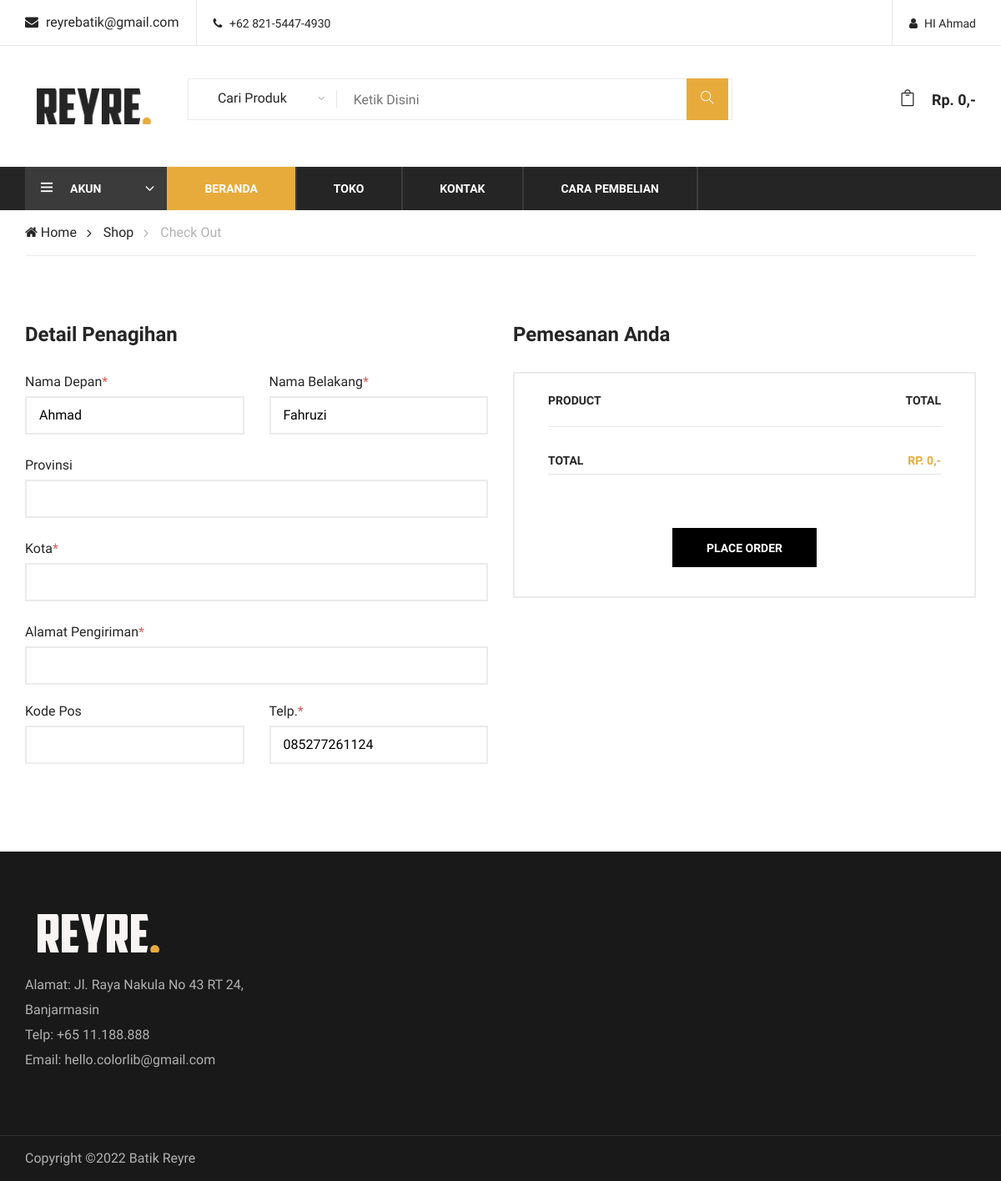
Page /check-out.php (signed in) on the earlier database version.
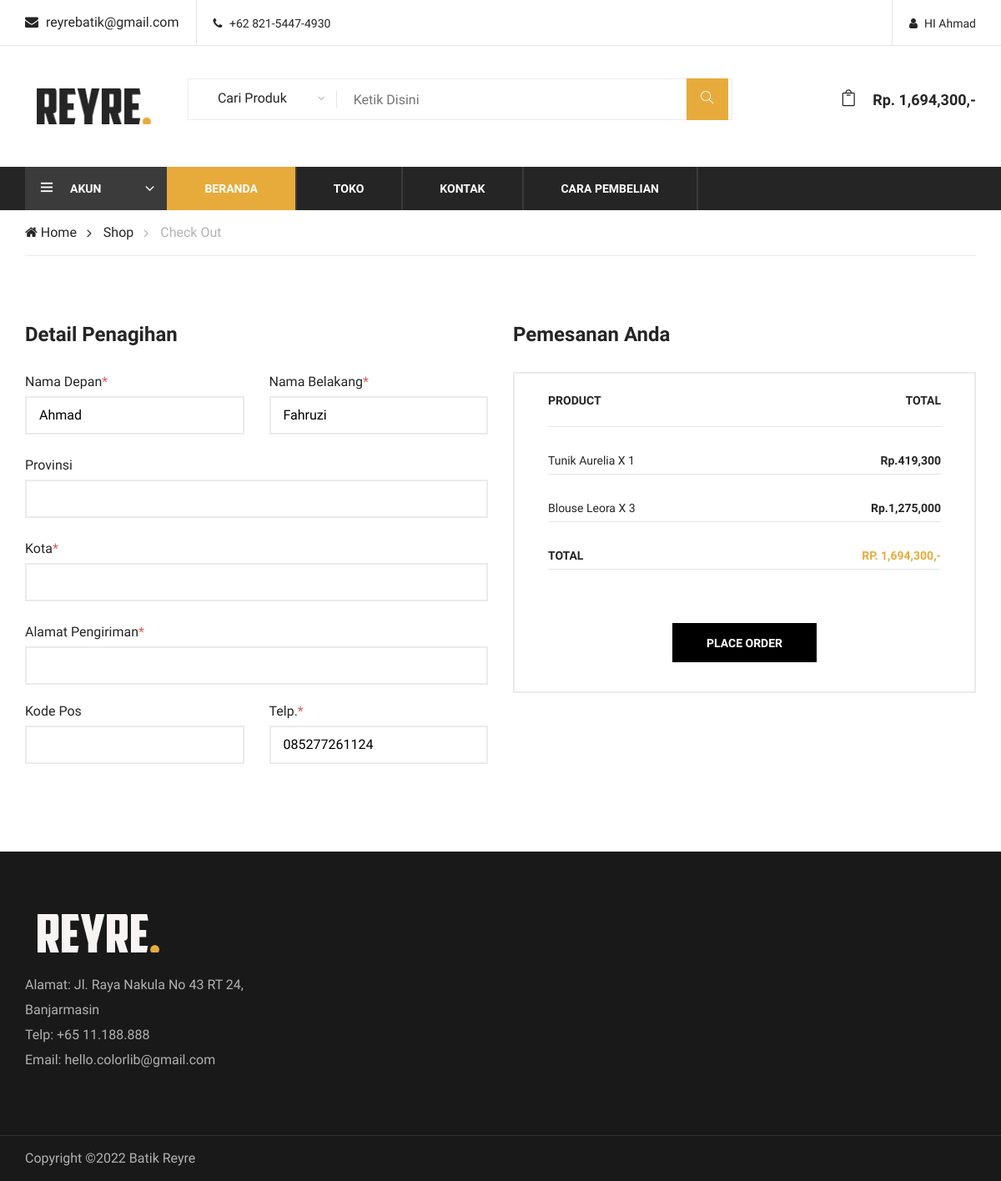
Same page on the later database version.
### tables this page shows
CREATE TABLE `tbl_keranjang` (
  `no_keranjang` int(11) NOT NULL,
  `no_member` varchar(50) NOT NULL,
  `no_brg` varchar(50) NOT NULL,
  `no_brg_detail` varchar(50) NOT NULL,
  `jml_beli` int(100) NOT NULL
);

CREATE TABLE `tbl_barang` (
  `no_brg` varchar(50) NOT NULL,
  `nm_brg` varchar(250) NOT NULL,
  `tgl_msk` date NOT NULL,
  `ktgri_brg` varchar(50) NOT NULL,
  `ketersediaan` varchar(20) NOT NULL,
  `harga` int(100) NOT NULL,
  `hpp_barang` int(100) NOT NULL,
  `diskon` int(11) NOT NULL,
  `harga_akhir` int(100) NOT NULL,
  `deskripsi` varchar(500) NOT NULL,
  `gambar` varchar(250) NOT NULL
);

### check-out.php (the view, shortened to what the changed rows need)
<?php require_once("koneksi.php");
	  require_once("cart_proses.php");
?>
<!DOCTYPE html>
<html lang="zxx">
<head>
    <link rel="stylesheet" href="css/bootstrap.min.css" type="text/css">
    <link rel="stylesheet" href="css/font-awesome.min.css" type="text/css">
    <link rel="stylesheet" href="css/themify-icons.css" type="text/css">
    <link rel="stylesheet" href="css/elegant-icons.css" type="text/css">
    <link rel="stylesheet" href="css/owl.carousel.min.css" type="text/css">
    <link rel="stylesheet" href="css/nice-select.css" type="text/css">
    <link rel="stylesheet" href="css/jquery-ui.min.css" type="text/css">
    <link rel="stylesheet" href="css/slicknav.min.css" type="text/css">
    <link rel="stylesheet" href="css/style.css" type="text/css">
</head>
<body>
<?php include "menu.php"; ?>
    <section class="checkout-section spad">
        <div class="container">
            <form action="check-out_proses.php" method="post" class="checkout-form">
                <div class="row">
                    <div class="col-lg-6">
                        <div class="place-order">
                            <div class="order-total">
							<ul class="order-table">
                                    <li>Product <span>Total</span></li>
							<?php
							$total = 0;
								$query = mysqli_query($koneksi, "SELECT * FROM tbl_keranjang, tbl_member, tbl_barang, tbl_barang_detail WHERE tbl_keranjang.no_member=tbl_member.no_member AND tbl_keranjang.no_brg=tbl_barang.no_brg AND tbl_keranjang.no_brg_detail=tbl_barang_detail.no_brg_detail AND tbl_keranjang.no_member='$_SESSION[no_member]'");
								while ($data = mysqli_fetch_array($query)) {
									$jumlah_harga = $data['harga_akhir'] * $data['jml_beli'];
									$total += $jumlah_harga;
								?>
                                    <li class="fw-normal"><?php echo $data['nm_brg']; ?> x <?php echo number_format($data['jml_beli']); ?><span>Rp.<?php echo number_format($jumlah_harga); ?></span></li>
								<?php
								}
								?>
									<li class="total-price">Total <span>Rp. <?php echo number_format($total); ?>,-</span></li>
                                </ul>
                            </div>
                        </div>
                    </div>
                </div>
            </form>
        </div>
    </section>
</body>
</html>

### menu.php (shortened to what the changed rows need)
  <header class="header-section">
			<?php
                           include "koneksi.php";
                  ?>
<form method="post" action="produk_hapus.php" class="form-horizontal" role="form">
      <div class="container">
          <div class="inner-header">
              <div class="row">
                  <div class="col-lg-3 text-right col-md-3">
                      <ul class="nav-right">
                          <li class="cart-icon">
                              <a href="#">
                              </a>
									<?php
									$total = 0;
									if(isset($_SESSION["no_member"])){
									$query = mysqli_query($koneksi, "SELECT * FROM tbl_keranjang, tbl_member, tbl_barang, tbl_barang_detail WHERE tbl_keranjang.no_member=tbl_member.no_member AND tbl_keranjang.no_brg=tbl_barang.no_brg AND tbl_keranjang.no_brg_detail=tbl_barang_detail.no_brg_detail AND tbl_keranjang.no_member='$_SESSION[no_member]'");
									while ($data = mysqli_fetch_array($query)) {
										$jumlah_harga = $data['harga_akhir'] * $data['jml_beli'];
										$total += $jumlah_harga;
										?>
										<?php
									} }
										?>
                          </li>
                          <li class="cart-price">Rp. <?php echo number_format($total); ?>,-</li>
                      </ul>
                  </div>
              </div>
          </div>
      </div>
</form>
  </header>

Differences in the rows shown:
added tbl_keranjang: no_brg.nm_brg "Tunik Aurelia", jml_beli "1", jumlah_harga "419,300"
added tbl_keranjang: no_brg.nm_brg "Blouse Leora", jml_beli "3", jumlah_harga "1,275,000"
Other differences:
$total: "0" → "1,694,300"
